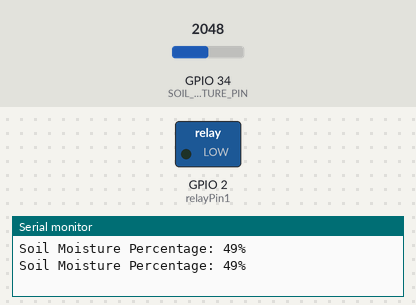
Simulated run of this sketch. Board: ESP32. On the bench: switched loads named in the sketch (green lamp = pin HIGH), the last lines printed to the serial monitor. Inputs (shaded band) come from the test bench; at power-on: GPIO 34 (SOIL_MOISTURE_PIN) = 2048. WiFi joins after 1.5 s; servers stay silent unless stated.

Above: at 3.0 s.
3.1 s: GPIO 34 (SOIL_MOISTURE_PIN) set to 1935
At 4.5 s:
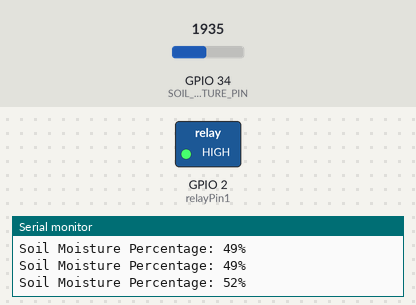
5.3 s: GPIO 34 (SOIL_MOISTURE_PIN) set to 2047
At 6.1 s:
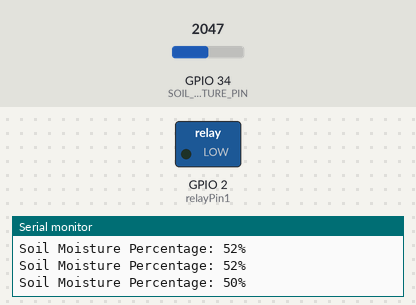
7.3 s: GPIO 34 (SOIL_MOISTURE_PIN) set to 1228
At 8.9 s:
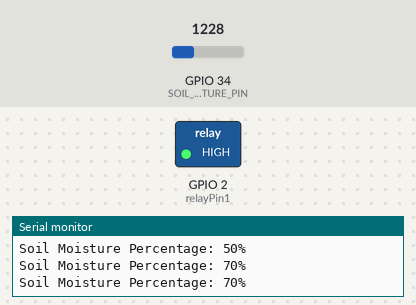
Timing chart, 0 to 10.4 s (numbered marks = the images above; inputs shaded):
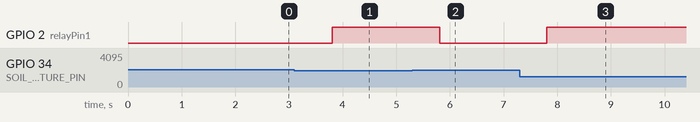

The sketch:

soilrelayesp32.ino
```cpp
#include <WiFi.h>

#define BLYNK_PRINT Serial // enable Blynk debugging
#define BLYNK_TEMPLATE_ID "TMPL3ivw8jn1n"
#define BLYNK_TEMPLATE_NAME "agricuture robot"
#define BLYNK_AUTH_TOKEN "pMyxo1nkm2kmzqNaTb-JvKENWzJMSvq1"
#include <BlynkSimpleEsp32.h>


#define SOIL_MOISTURE_PIN 34 // Change this to the available analog pin
#define relayPin1 2 // Assuming you're using GPIO 2 for relay control on ESP32

int soilMoisturePercentage = 0; // Default soil moisture percentage

char auth[] = "pMyxo1nkm2kmzqNaTb-JvKENWzJMSvq1";
char ssid[] = "Salil OnePlus";
char pass[] = "12345678";

void setup() {
  Serial.begin(9600);
  Blynk.begin(auth, ssid, pass);
  pinMode(relayPin1, OUTPUT);
}

void loop() {
  int soilMoistureValue = analogRead(SOIL_MOISTURE_PIN);

  if (soilMoistureValue != 0) {
    soilMoisturePercentage = map(soilMoistureValue, 4095, 0 , 0 , 100); // ESP32 ADC resolution is 12 bits (4096)
  }

  if (soilMoisturePercentage >= 1 && soilMoisturePercentage <= 50) {
    digitalWrite(relayPin1, LOW); // Relay ON
  } else {
    digitalWrite(relayPin1, HIGH); // Relay OFF
  }

  Serial.print("Soil Moisture Percentage: ");
  Serial.print(soilMoisturePercentage);
  Serial.println("%");
  Blynk.virtualWrite(V1, soilMoisturePercentage);

  Blynk.run();
  delay(1000);
}
```

Measured:
- the behaviour switches between 2007 and 2006 on GPIO 34 (SOIL_MOISTURE_PIN) (found by bisection; images 0 and 1)
- after the input at 3.1 s, GPIO 2 (relayPin1): LOW → HIGH after 0.71 s
- after the input at 5.3 s, GPIO 2 (relayPin1): HIGH → LOW after 0.51 s
- after the input at 7.3 s, GPIO 2 (relayPin1): LOW → HIGH after 0.51 s
